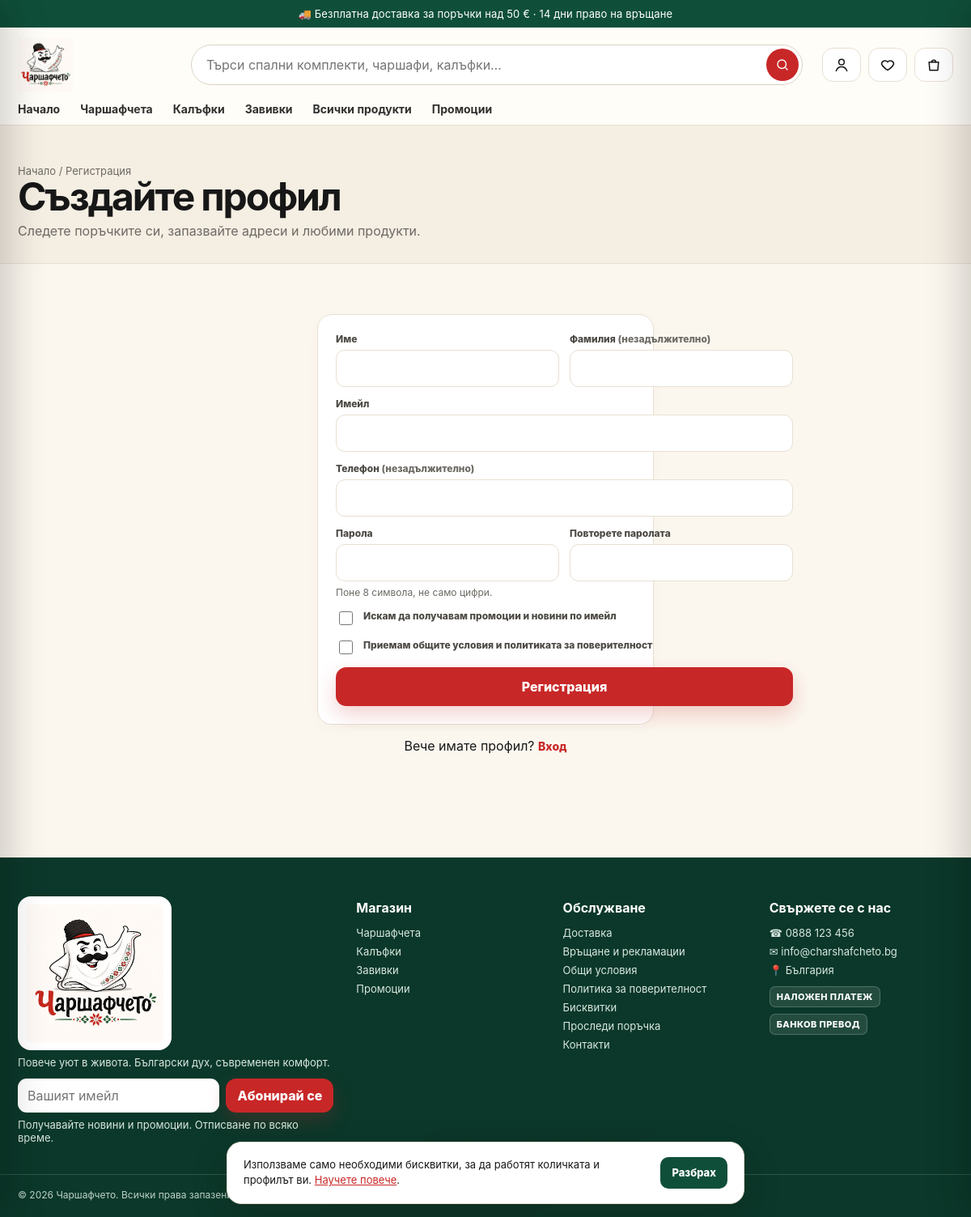
/account/register/, run on the app's committed database.
### core/models.py (models this page shows, shortened)
class SiteSettings(models.Model):
    CURRENCY_CHOICES = [("EUR", "EUR (€)"), ("BGN", "BGN (лв.)")]
    store_name = models.CharField("име на магазина", max_length=80, default="Чаршафчето")
    tagline = models.CharField("слоган", max_length=160, default="Повече уют в живота")
    announcement = models.CharField(
        "лента с обява",
        max_length=200,
        blank=True,
        default="🚚 Безплатна доставка за поръчки над 50 € · 14 дни право на връщане",
    )
    currency = models.CharField("валута", max_length=3, choices=CURRENCY_CHOICES, default="EUR")
    show_secondary_currency = models.BooleanField(
        "показвай и цена в лева", default=True, help_text="Двойно обозначаване EUR / BGN по фиксирания курс."
    )
    free_shipping_threshold = models.DecimalField(
        "безплатна доставка над", max_digits=10, decimal_places=2, default=Decimal("50.00")
    )
    vat_rate = models.DecimalField("ДДС %", max_digits=5, decimal_places=2, default=Decimal("20.00"))
    prices_include_vat = models.BooleanField("цените са с ДДС", default=True)
    low_stock_threshold = models.PositiveIntegerField("праг за ниска наличност", default=5)
    contact_email = models.EmailField("имейл за контакт", default="info@charshafcheto.bg")
    orders_email = models.EmailField("имейл за известия за поръчки", default="orders@charshafcheto.bg")
    contact_phone = models.CharField("телефон", max_length=40, default="0888 123 456")
    address = models.CharField("адрес", max_length=200, default="България")
    company_name = models.CharField("фирма", max_length=120, blank=True)
    company_eik = models.CharField("ЕИК", max_length=20, blank=True)
    bank_iban = models.CharField("IBAN за банков превод", max_length=40, blank=True)
    bank_name = models.CharField("банка", max_length=80, blank=True)
    facebook_url = models.URLField(blank=True)
    instagram_url = models.URLField(blank=True)
    meta_description = models.CharField(
        "SEO описание",
        max_length=300,
        default="Спални комплекти, чаршафи, калъфки и завивки с български дух.",
    )
    updated_at = models.DateTimeField(auto_now=True)
    CACHE_KEY = "site_settings"
    class Meta:
        verbose_name = "настройки на магазина"
        verbose_name_plural = "настройки на магазина"
    @classmethod
    def load(cls):
        obj = cache.get(cls.CACHE_KEY)
        if obj is None:
            obj, _ = cls.objects.get_or_create(pk=1)
            cache.set(cls.CACHE_KEY, obj, 300)
        return obj

class Page(models.Model):
    title = models.CharField("заглавие", max_length=120)
    slug = models.SlugField(unique=True, allow_unicode=True)
    body = models.TextField("съдържание", help_text="Позволен е обикновен HTML.")
    show_in_footer = models.BooleanField("в долното меню", default=True)
    order = models.PositiveIntegerField(default=0)
    updated_at = models.DateTimeField(auto_now=True)
    class Meta:
        ordering = ["order", "title"]
        verbose_name = "страница"
        verbose_name_plural = "страници"
    def get_absolute_url(self):
        from django.urls import reverse
        return reverse("core:page", args=[self.slug])

### catalog/models.py (models this page shows, shortened)
class Category(models.Model):
    name = models.CharField("име", max_length=100)
    slug = models.SlugField(unique=True, max_length=120, blank=True)
    parent = models.ForeignKey(
        "self", null=True, blank=True, on_delete=models.SET_NULL, related_name="children", verbose_name="родител"
    )
    tagline = models.CharField("подзаглавие", max_length=160, blank=True)
    description = models.TextField("описание", blank=True)
    image = models.ImageField("изображение", upload_to="categories/", blank=True)
    is_active = models.BooleanField("активна", default=True)
    show_in_menu = models.BooleanField("в главното меню", default=True)
    position = models.PositiveIntegerField("подредба", default=0)
    class Meta:
        ordering = ["position", "name"]
        verbose_name = "категория"
        verbose_name_plural = "категории"
    def get_absolute_url(self):
        return reverse("catalog:category", args=[self.slug])

### accounts/views.py (the view, shortened to what this page needs)
# urls.py: path("register/", views.register, name="register"),
def register(request):
    if request.user.is_authenticated:
        return redirect("accounts:dashboard")
    form = RegisterForm(request.POST or None, initial={"email": request.GET.get("email", "")})
    return render(request, "accounts/register.html", {"form": form})

### accounts/forms.py (shortened to what this page needs)
class RegisterForm(forms.ModelForm):
    password1 = forms.CharField(label="Парола", widget=forms.PasswordInput(attrs={"autocomplete": "new-password"}),
                                help_text="Поне 8 символа, не само цифри.")
    password2 = forms.CharField(label="Повторете паролата", widget=forms.PasswordInput(attrs={"autocomplete": "new-password"}))
    accept_terms = forms.BooleanField(label="Приемам общите условия и политиката за поверителност")
    website = forms.CharField(required=False)  # honeypot
    class Meta:
        model = User
        fields = ["first_name", "last_name", "email", "phone", "marketing_consent"]
        labels = {"first_name": "Име", "last_name": "Фамилия", "marketing_consent": "Искам да получавам промоции и новини по имейл"}
    def __init__(self, *args, **kwargs):
        super().__init__(*args, **kwargs)
        self.fields["first_name"].required = True
        self.fields["email"].widget.attrs["autocomplete"] = "email"

### cart/cart.py (called while the page is built)
    def __len__(self):
        return sum(self.data.values())

    @property
    def count(self):
        return len(self)

### core/context_processors.py (called while the page is built)
def store(request):
    if request.path.startswith(("/static/", "/media/")):
        return {}
    wishlist_ids = set()
    if request.user.is_authenticated:
        wishlist_ids = set(WishlistItem.objects.filter(user=request.user).values_list("product_id", flat=True))
    else:
        wishlist_ids = set(request.session.get("wishlist", []))
    return {
        "store": SiteSettings.load(),
        "cart": Cart(request),
        "wishlist_ids": wishlist_ids,
        "menu_categories": Category.objects.filter(is_active=True, show_in_menu=True, parent__isnull=True),
        "footer_pages": Page.objects.filter(show_in_footer=True),
        "card_payments_enabled": bool(settings.STRIPE_SECRET_KEY),
        "SITE_URL": settings.SITE_URL,
    }

### templates/accounts/register.html (shortened to what this page needs)
{% extends "accounts/_auth_base.html" %}
{% block crumb %}Регистрация{% endblock %}{% block heading %}Създайте профил{% endblock %}
{% block sub %}<p class="section-sub">Следете поръчките си, запазвайте адреси и любими продукти.</p>{% endblock %}
{% block box %}
<form method="post" class="panel">{% csrf_token %}
  <div class="form-grid">
    {% include "_field.html" with field=form.first_name %}
    {% include "_field.html" with field=form.last_name %}
    {% include "_field.html" with field=form.email class="full" %}
    {% include "_field.html" with field=form.phone class="full" %}
    {% include "_field.html" with field=form.password1 %}
    {% include "_field.html" with field=form.password2 %}
    {% include "_field.html" with field=form.marketing_consent class="full" %}
    {% include "_field.html" with field=form.accept_terms class="full" %}
    <div class="field full"><button class="btn btn-primary btn-block">Регистрация</button></div>
  </div>
</form>
<p class="center">Вече имате профил? <a class="text-link" href="{% url 'accounts:login' %}">Вход</a></p>
{% endblock %}

### templates/base.html (shortened to what this page needs)
{% load static store_tags %}<!doctype html>
<html lang="bg">
<head>
  <link rel="stylesheet" href="{% static 'css/store.css' %}">
</head>
<body>
{% if store.announcement %}<div class="announcement">{{ store.announcement }}</div>{% endif %}
<header class="header">
  <div class="shell">
    <div class="header-main">
      <a class="brand" href="{% url 'core:home' %}"><img src="{% static 'img/logo.png' %}" alt="{{ store.store_name }}" width="68" height="68"></a>
      <form class="search-wrap" action="{% url 'catalog:shop' %}" method="get" role="search">
        <input id="globalSearch" class="search" name="q" placeholder="Търси спални комплекти, чаршафи, калъфки…" value="{{ request.GET.q|default:'' }}" autocomplete="off">
        <button class="search-btn" aria-label="Търси"><svg class="i"><use href="#i-search"/></svg></button>
      </form>
      <div class="header-actions">
        <a class="icon-btn" href="{% url 'accounts:dashboard' %}" title="Моят профил" aria-label="Моят профил"><svg class="i"><use href="#i-user"/></svg></a>
        <a class="icon-btn" href="{% url 'catalog:wishlist' %}" title="Любими" aria-label="Любими" data-wishlist-link><svg class="i"><use href="#i-heart"/></svg></a>
        <a class="icon-btn" href="{% url 'cart:detail' %}" title="Количка" aria-label="Количка" data-cart-open><svg class="i"><use href="#i-bag"/></svg></a>
      </div>
    </div>
    <nav class="nav" aria-label="Основна навигация">
      <a href="{% url 'core:home' %}" {% if request.resolver_match.url_name == 'home' %}class="active"{% endif %}>Начало</a>
      {% for cat in menu_categories %}<a href="{{ cat.get_absolute_url }}" {% if current_category.pk == cat.pk %}class="active"{% endif %}>{{ cat.name }}</a>{% endfor %}
      <a href="{% url 'catalog:shop' %}" {% if request.resolver_match.url_name == 'shop' and not current_category %}class="active"{% endif %}>Всички продукти</a>
      <a href="{% url 'catalog:sale' %}" class="accent">Промоции</a>
    </nav>
  </div>
</header>
<main id="main">{% block content %}{% endblock %}</main>
<footer class="footer">
  <div class="shell footer-grid">
    <div>
      <img class="footer-logo" src="{% static 'img/logo.png' %}" alt="{{ store.store_name }}" loading="lazy">
      <p>{{ store.tagline }}. Български дух, съвременен комфорт.</p>
      <form class="newsletter" method="post" action="{% url 'core:newsletter' %}">{% csrf_token %}
        <input id="nlEmail" type="email" name="email" placeholder="Вашият имейл" required>
        <button class="btn btn-primary">Абонирай се</button>
      </form>
      <p class="small">Получавайте новини и промоции. Отписване по всяко време.</p>
    </div>
    <div>
      <h4>Магазин</h4>
      {% for cat in menu_categories %}<a href="{{ cat.get_absolute_url }}">{{ cat.name }}</a>{% endfor %}
      <a href="{% url 'catalog:sale' %}">Промоции</a>
    </div>
    <div>
      <h4>Обслужване</h4>
      {% for page in footer_pages %}<a href="{{ page.get_absolute_url }}">{{ page.title }}</a>{% endfor %}
      <a href="{% url 'orders:track' %}">Проследи поръчка</a>
      <a href="{% url 'core:contact' %}">Контакти</a>
    </div>
    <div>
      <h4>Свържете се с нас</h4>
      <p>☎ <a href="tel:{{ store.contact_phone|cut:' ' }}" style="display:inline">{{ store.contact_phone }}</a></p>
      <p>✉ <a href="mailto:{{ store.contact_email }}" style="display:inline">{{ store.contact_email }}</a></p>
      <p>📍 {{ store.address }}</p>
      <div class="pay-icons" aria-label="Методи на плащане"><span>НАЛОЖЕН ПЛАТЕЖ</span>{% if card_payments_enabled %}<span>VISA</span><span>MASTERCARD</span>{% endif %}<span>БАНКОВ ПРЕВОД</span></div>
    </div>
  </div>
  <div class="shell copyright">© {% now "Y" %} {{ store.company_name|default:store.store_name }}{% if store.company_eik %} · ЕИК {{ store.company_eik }}{% endif %}. Всички права запазени.</div>
</footer>
<div class="cookie-bar hidden" id="cookieBar" role="dialog" aria-label="Бисквитки">
  <p>Използваме само необходими бисквитки, за да работят количката и профилът ви. <a href="{% url 'core:page' 'biskvitki' %}">Научете повече</a>.</p>
  <button class="btn btn-green btn-small" type="button" data-cookie-ok>Разбрах</button>
</div>
</body>
</html>

### data on the page
SiteSettings: announcement "🚚 Безплатна доставка за поръчки над 50 € · 14 дни право на връщане", tagline "Повече уют в живота", contact_phone "0888 123 456", contact_email "info@charshafcheto.bg", address "България", company_name "Чаршафчето"
Category: name "Чаршафчета"
Category: name "Калъфки"
Category: name "Завивки"
Page: title "Доставка"
Page: title "Връщане и рекламации"
Page: title "Общи условия"
Page: title "Политика за поверителност"
Page: title "Бисквитки"

### other printed values
{{ field.label }} "Име Фамилия Имейл Телефон Парола Повторете паролата"
{{ field.help_text|safe }} "Поне 8 символа, не само цифри."
{{ field.label }} "Искам да получавам промоции и новини по имейл Приемам общите условия и политиката за поверителност"
